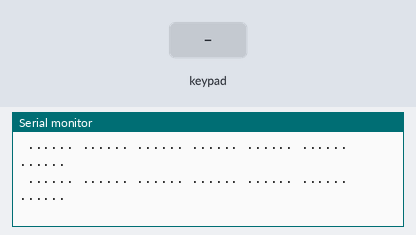
The sketch below on a simulated Arduino Mega 2560, built with avr-gcc and run on an emulated ATmega2560. Parts: the last lines printed to the serial monitor. Wiring (inferred from the names in the program): 7×6 keypad (labels assumed): rows pin 35, pin 33, pin 31, pin 29, pin 27, pin 25, pin 23; columns pin 32, pin 30, pin 28, pin 26, pin 24, pin 22. The test bench sets the inputs (shaded band).

Above: at 1.2 s.
1.3 s: key '1' pressed
At 1.32 s:
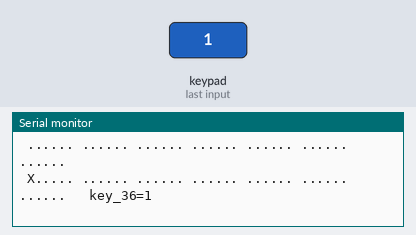
2.9 s: keypad keys 1 2 A pressed 0.4 s apart
At 3.04 s:
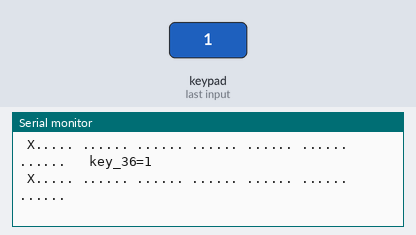
5.6 s: key 'D' pressed
At 5.67 s:
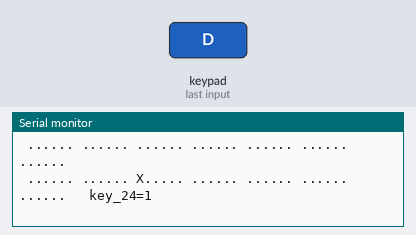
7.2 s: key 'K' pressed
At 7.29 s:
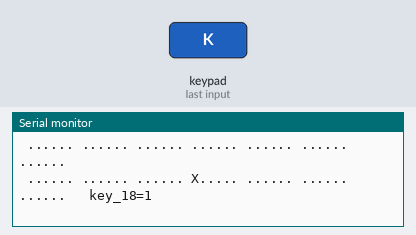
8.8 s: keypad keys 2 5 pressed 0.4 s apart
At 9.01 s:
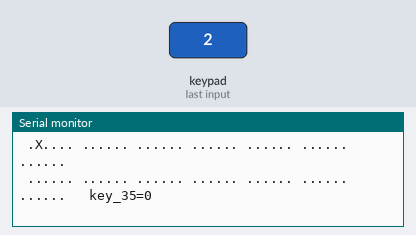
Timing chart, 0 to 11.8 s (numbered marks = the images above; inputs shaded):
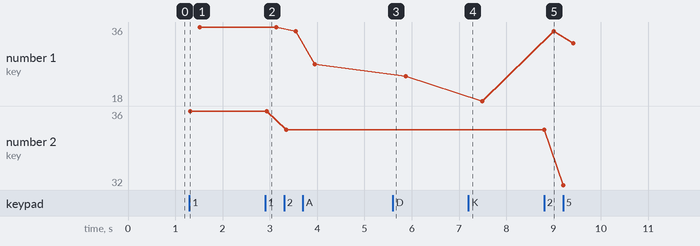

The sketch:

02_yamaha_pss_f30_keyboard.ino
```cpp
//EndlessSynth, Yamaha PSS F30 Read Keyboard
//This sketch shows that keyboard is really polyphonic, but it doesn't use half of read pins

//Scheme: //http://sandsoftwaresound.net/wp-content/uploads/2019/12/Reface_key_schematic.jpg
//(But I have only 11 signal outputs, not 12)
//This is truly polyphonic keyboard, because contains diodes which stops conflict from several pressed keys.


//Device: Arduino Mega
//Monitor port:
//- baud must be set to 500000!

//Connection:
//7 - control pins - choosing keys block,
//11 - signal pins, but it's uses only six - 1,3,5,7,9,11 - we connect only them


const byte keyGndN = 7;
const byte keyReadN = 6;
byte keyGnd[keyGndN] = {35, 33, 31, 29, 27, 25, 23};
byte keyRead[keyReadN] = {32, 30, 28, 26, 24, 22};


const byte keys = 37;  //number of keys
byte key_state0[keys]; //old key state
byte key_state[keys]; //key state - pressed or released
//TODO can store in a bit mask

//---------------------------------------------------------------
void setup() {
  Serial.begin(500000);
  Serial.println("EndlessSynth Yamaha PSS F30 Keyboard Reader 1.1");
  Serial.print("  control pins: ");
  for (int i=0; i<keyGndN; i++) {
    Serial.print(keyGnd[i]); Serial.print(" ");
  }
  Serial.print(",  signal pins: ");
  for (int i=0; i<keyReadN; i++) {
    Serial.print(keyRead[i]); Serial.print(" ");
  }
  Serial.println();
  Serial.println("Now press the keys!");

  //Set pins
  for (int i=0; i<keyGndN; i++) {
      pinMode(keyGnd[i], OUTPUT);
      digitalWrite(keyGnd[i], HIGH);
  }
  for (int i=0; i<keyReadN; i++) {
      pinMode(keyRead[i], INPUT_PULLUP);
  }
}

//---------------------------------------------------------------
void loop() {

  for (byte k=0; k<keyGndN; k++) {
    //enable control pin
    digitalWrite(keyGnd[k], LOW);
    delayMicroseconds(10);  //need wait 2 mcs, but let's wait for more...

    //Scan pins
    //TODO can use ports for reading faster, see 05_ArduinoMegaPortTest

    Serial.print(" ");
    for (byte i=0; i<keyReadN; i++) {
      byte v = (digitalRead(keyRead[i]) == LOW)?1:0;
      if (v) Serial.print("X");
      else Serial.print(".");

      byte key = keys - 1 - (i+keyReadN*k); //because of reverted
      key_state[key] = v;
    }

    //disable control pin
    digitalWrite(keyGnd[k], HIGH);

  }
  //Serial.println();

  Serial.print("   ");
  //print keys events in the same line
  for (int i=0; i<keys; i++) {
      byte &state0 = key_state0[i];
      byte &state = key_state[i];
      if (state0 != state) {
        Serial.print("key_"); Serial.print(i); Serial.print("=");
        if (state) Serial.print("1 ");
        else Serial.print("0 ");
      }
      state0 = state;

  }
  Serial.println();

  delay(100);
}
```

Measured:
- after the input at 1.3 s, the serial monitor: prints a new line at once (image 1)
- after the input at 5.6 s, the serial monitor: prints a new line after 0.07 s (image 3)
- after the input at 7.2 s, the serial monitor: prints a new line after 0.09 s (image 4)
- after the input at 8.8 s, the serial monitor: prints a new line at once (image 5)
- plotted number 1: 27 → 24 after the input at 5.6 s, 24 → 18 after the input at 7.2 s, 18 → 32 after the input at 8.8 s
- plotted number 2: 35 → 32 after the input at 8.8 s
